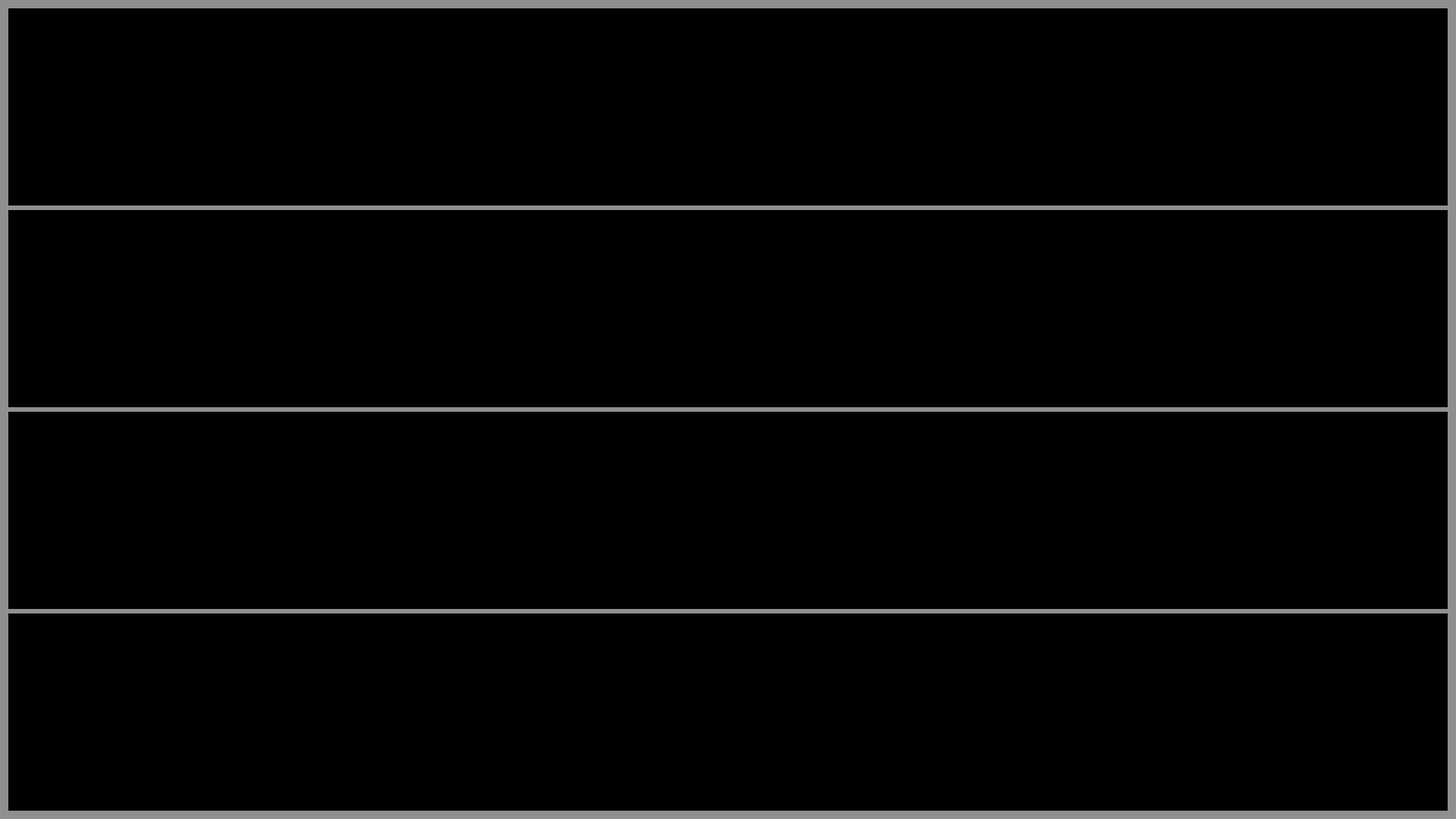
<?xml version="1.0" encoding="UTF-8"?>
<ui version="4.0">
 <class>Form</class>
 <widget class="QWidget" name="Form">
  <property name="geometry">
   <rect>
    <x>0</x>
    <y>0</y>
    <width>1920</width>
    <height>1080</height>
   </rect>
  </property>
  <property name="windowTitle">
   <string>Form</string>
  </property>
  <property name="styleSheet">
   <string notr="true">background-color: rgb(143, 143, 143);</string>
  </property>
  <layout class="QGridLayout" name="gridLayout">
   <item row="0" column="0">
    <widget class="QCustomPlot" name="m_channel_1" native="true">
     <property name="styleSheet">
      <string notr="true">background-color: rgb(0, 0, 0);</string>
     </property>
    </widget>
   </item>
   <item row="1" column="0">
    <widget class="QCustomPlot" name="m_channel_2" native="true">
     <property name="styleSheet">
      <string notr="true">background-color: rgb(0, 0, 0);</string>
     </property>
    </widget>
   </item>
   <item row="2" column="0">
    <widget class="QCustomPlot" name="m_channel_3" native="true">
     <property name="styleSheet">
      <string notr="true">background-color: rgb(0, 0, 0);</string>
     </property>
    </widget>
   </item>
   <item row="3" column="0">
    <widget class="QCustomPlot" name="m_channel_4" native="true">
     <property name="styleSheet">
      <string notr="true">background-color: rgb(0, 0, 0);</string>
     </property>
    </widget>
   </item>
  </layout>
 </widget>
 <customwidgets>
  <customwidget>
   <class>QCustomPlot</class>
   <extends>QWidget</extends>
   <header>qcustomplot.h</header>
   <container>1</container>
  </customwidget>
 </customwidgets>
 <resources/>
 <connections/>
</ui>
